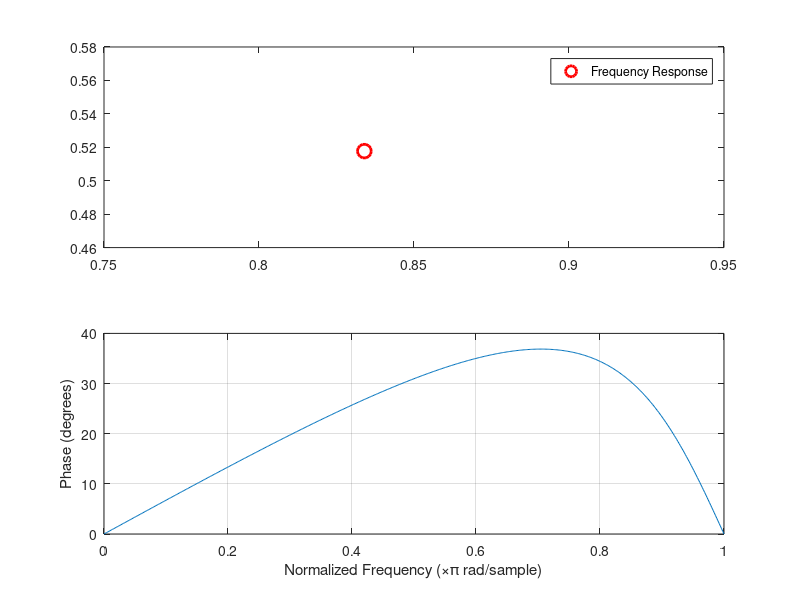

The MATLAB source for this figure: (Note: this script raises an error after producing the figure.)
clear all;
close all;
clc;

% Coefficients for the model
Ts = 1/(48e3);

% Smoothing factor
alpha = 0.4;

% EMA filter coefficients
b = 1 - alpha;
a = [1 (1-alpha)];

% Calculate frequency response with freqz
[H, w] = freqz(b, a);

% Magnitude in dB
H_dB = 20*log10(abs(H));

% Maximum magnitude (at 0 Hz)
max_dB = max(H_dB);

% 3 dB cutoff threshold
cutoff_dB = max_dB - 3;

% Find index closest to 3 dB point
[~, idx] = min(abs(H_dB - cutoff_dB));

% Normalized cutoff frequency (w/pi)
f_3dB_norm = w(idx)/pi;

% Plot magnitude and phase using freqz
figure;
freqz(b, a);
hold on;

% Add red circle at 3 dB cutoff on magnitude plot
subplot(2,1,1) % Magnitude plot
plot(f_3dB_norm, H_dB(idx), 'ro', 'MarkerSize', 10, 'LineWidth', 2);

% Add legend
legend('Frequency Response', '3 dB Cutoff Frequency');

% Defines the test signal
t = (0:Ts:0.15);

f_passband = 19200;
f_stopband = 500;

signal_passband = sin(2*pi*f_passband*t);
signal_stopband = sin(2*pi*f_stopband*t);

% Simulates the values of the ADC
x = sin(2*pi*f_passband*t) + sin(2*pi*f_stopband*t);

% Test the filter
y_LP = ema_filter(x, alpha);
y_HP = x - y_LP;

% Plot the results
figure;
subplot(2, 1, 1);
plot(t, x);
xlabel('Time [s]');
ylabel('Amplitude');
title('Input signal');
xlim([0 0.01]);

subplot(2, 1, 2);
plot(t, y_HP);
xlabel('Time [s]');
ylabel('Amplitude');
xlim([0 0.01]);
title('Output signal');

% l)
% The lower frequency (here: 500 Hz) is attenuated and the higher frequency
% (here: 8 kHz) is preserved

% m)
% A larger alpha leads to an opposite behvavior in comparison to the
% low pass filter. If alpha increases, the low components of the signal are
% attenuated and only the high components get through the filter. A
% decreasing alpha also decreases the effect of the HP-Filter which leads
% to preserving the shape of the original signal.
% The reason for this behavior is the nominator of the HP-Filter (1 - alpha),
% whereas the nominator for the LP-Filter is only alpha. This results in an
% inverted behavior.




